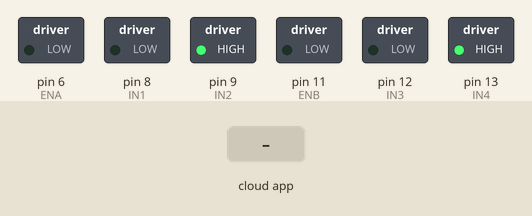
Simulated run of this sketch. Board: Arduino Uno, built with avr-gcc and run on an emulated ATmega328P. Parts: switched loads named in the sketch (green lamp = pin HIGH). The test bench sets the inputs (shaded band). The ROS host is connected and sends only what is stated.

Above: at 1.2 s.
1.3 s: the phone or cloud app sets cmd_right_wheel to 45
At 1.7 s:
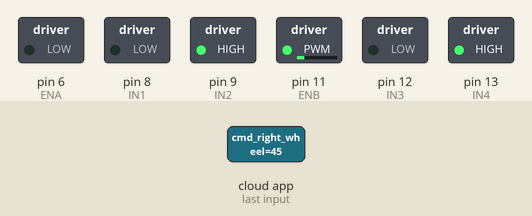
2.8 s: the phone or cloud app sets cmd_left_wheel to 45
At 4.0 s:
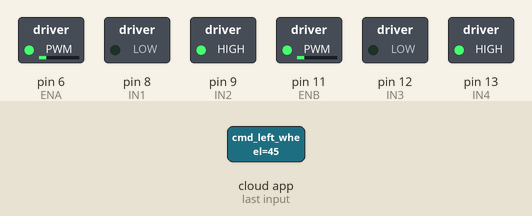
4.3 s: the phone or cloud app sets cmd_right_wheel to 0
At 5.2 s:
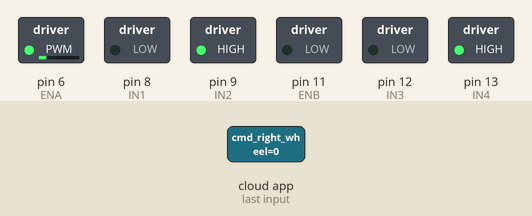
5.8 s: the phone or cloud app sets cmd_left_wheel to 90
At 6.3 s:
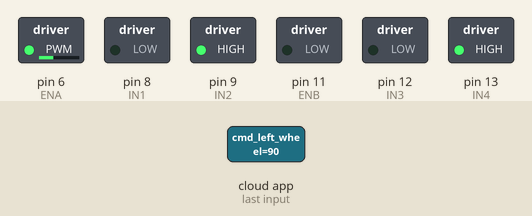
7.3 s: the phone or cloud app sets cmd_right_wheel to 90
At 8.5 s:
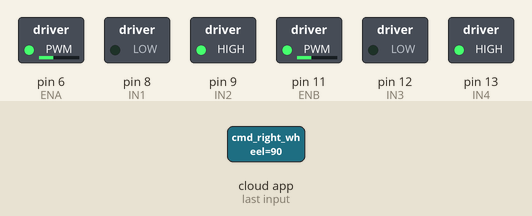
8.8 s: the phone or cloud app sets cmd_left_wheel to 0
At 9.8 s:
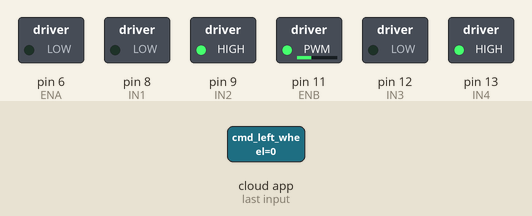
Timing chart, 0 to 11.3 s (numbered marks = the images above; inputs shaded):
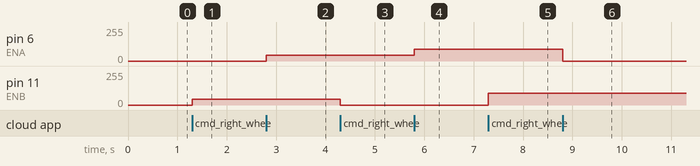

The sketch:

c8_robot_with_motors.ino
```cpp
#include <ros.h>
#include <std_msgs/Int16.h>

#define ENA 6
#define ENB 11
#define IN1 8
#define IN2 9
#define IN3 12
#define IN4 13


ros::NodeHandle  nh;
void cmdLeftWheelCB( const std_msgs::Int16& msg)
{
  if(msg.data >= 0)
  {
    analogWrite(ENA,msg.data);
    digitalWrite(IN1, LOW);
    digitalWrite(IN2, HIGH);
  }
  else
  {
    analogWrite(ENA,-msg.data);
    digitalWrite(IN1, HIGH);
    digitalWrite(IN2, LOW);
  }
}

void cmdRightWheelCB( const std_msgs::Int16& msg)
{

  if(msg.data >= 0)
  {
    analogWrite(ENB,msg.data);
    digitalWrite(IN3, LOW);
    digitalWrite(IN4, HIGH);
  }
  else
  {
    analogWrite(ENB,-msg.data);
    digitalWrite(IN3, HIGH);
    digitalWrite(IN4, LOW);
  }
}


ros::Subscriber<std_msgs::Int16> subCmdLeft("cmd_left_wheel", cmdLeftWheelCB );
ros::Subscriber<std_msgs::Int16> subCmdRight("cmd_right_wheel",cmdRightWheelCB );

void setup() {
  // put your setup code here, to run once:
  pinMode(ENA, OUTPUT);
  pinMode(ENB, OUTPUT);
  pinMode(IN1, OUTPUT);
  pinMode(IN2, OUTPUT);
  pinMode(IN3, OUTPUT);
  pinMode(IN4, OUTPUT);
  analogWrite(ENA,0);
  analogWrite(ENB, 0);
  digitalWrite(IN1, LOW);
  digitalWrite(IN2, HIGH);
  digitalWrite(IN3, LOW);
  digitalWrite(IN4, HIGH);

  nh.initNode();
  nh.subscribe(subCmdRight);
  nh.subscribe(subCmdLeft);
}

void loop()
{
    nh.spinOnce();
}
```

Measured:
- after the input at 1.3 s, pin 11 (ENB): 0/255 → 45/255 at once
- after the input at 2.8 s, pin 6 (ENA): 0/255 → 45/255 at once
- after the input at 4.3 s, pin 11 (ENB): 45/255 → 0/255 at once
- after the input at 5.8 s, pin 6 (ENA): 45/255 → 90/255 at once
- after the input at 7.3 s, pin 11 (ENB): 0/255 → 90/255 at once
- after the input at 8.8 s, pin 6 (ENA): 90/255 → 0/255 at once
